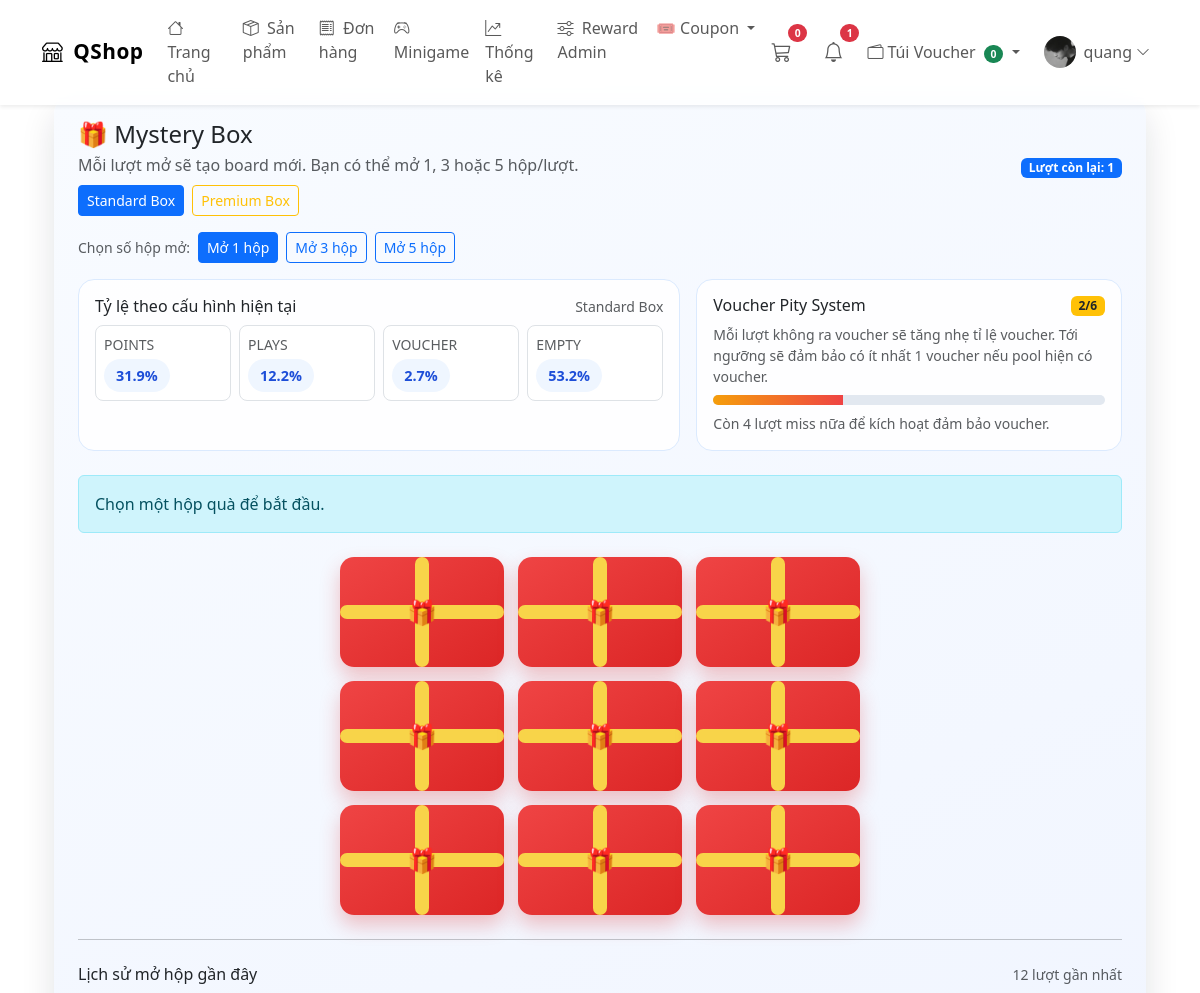
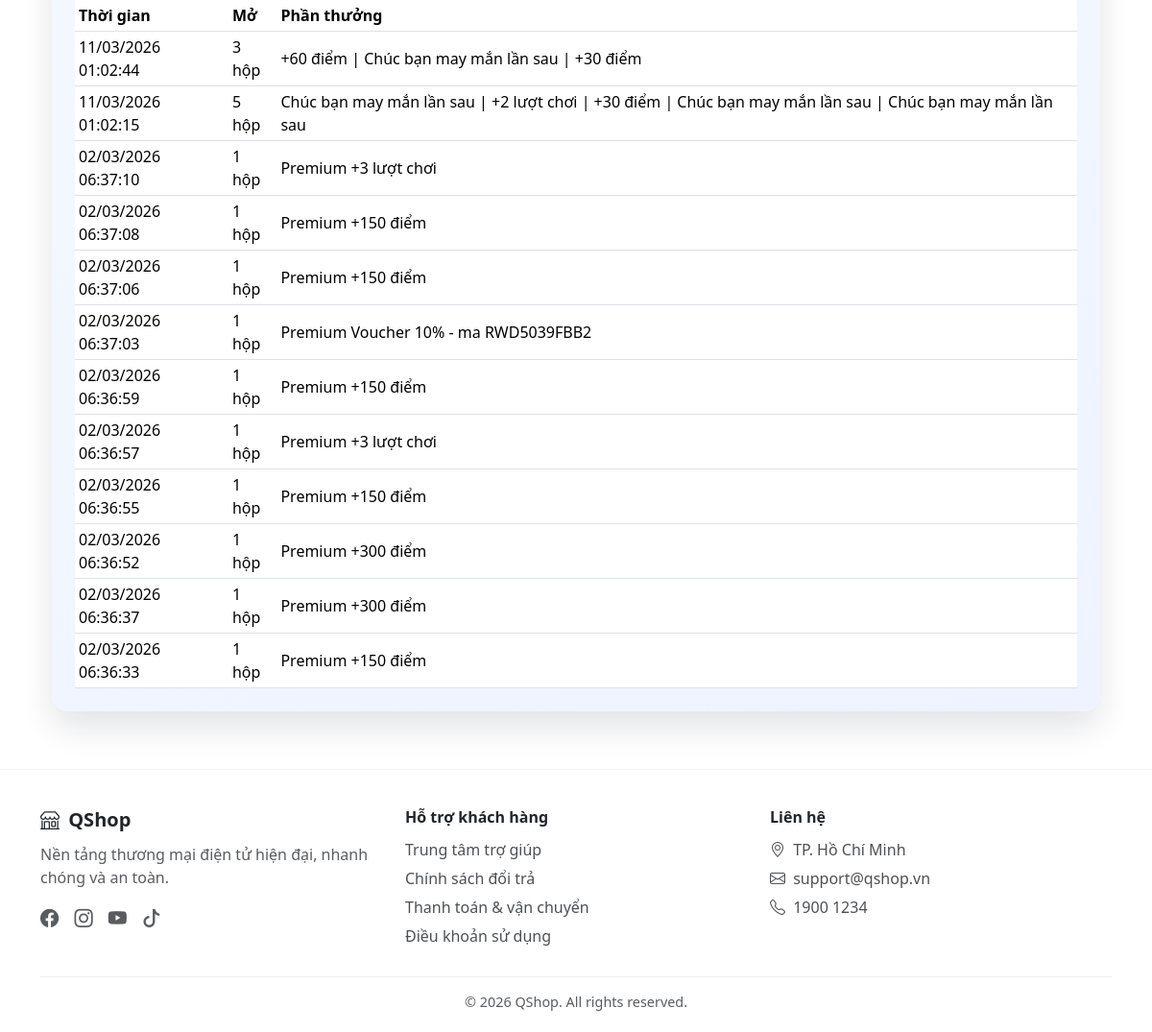
Page /users/minigame/ (signed in) on the committed database (2 pictures, top to bottom).
### users/models.py (models this page shows, shortened)
class Profile(models.Model):
    user = models.OneToOneField(settings.AUTH_USER_MODEL , on_delete=models.CASCADE)
    photo = models.ImageField(upload_to='users/%Y/%m/%d/', blank=True)
    phone = models.CharField(max_length=20, blank=True)
    address = models.TextField(blank=True)
    latitude = models.FloatField(null=True, blank=True)
    longitude = models.FloatField(null=True, blank=True)
    points = models.IntegerField(default=0)
    lifetime_points = models.IntegerField(default=0)
    minigame_plays = models.IntegerField(default=0)
    standard_voucher_pity = models.PositiveSmallIntegerField(default=0)
    premium_voucher_pity = models.PositiveSmallIntegerField(default=0)
    refund_wallet_balance = models.PositiveIntegerField(default=0)
    RANK_NEWBIE = "Newbie"
    RANK_EXPLORER = "Explorer"
    RANK_SHOPPER = "Shopper"
    RANK_REGULAR = "Regular"
    RANK_PREMIUM = "Premium"
    RANK_GOLD = "Gold Buyer"
    RANK_PLATINUM = "Platinum Buyer"
    RANK_DIAMOND = "Diamond Buyer"
    RANK_ELITE = "Elite Buyer"
    RANK_LEGEND = "Legend Buyer"
    RANK_CHOICES = (
        (RANK_NEWBIE, "Newbie"),
        (RANK_EXPLORER, "Explorer"),
        (RANK_SHOPPER, "Shopper"),
        (RANK_REGULAR, "Regular"),
        (RANK_PREMIUM, "Premium"),
        (RANK_GOLD, "Gold Buyer"),
        (RANK_PLATINUM, "Platinum Buyer"),
        (RANK_DIAMOND, "Diamond Buyer"),
        (RANK_ELITE, "Elite Buyer"),
        (RANK_LEGEND, "Legend Buyer"),
    )
    rank = models.CharField(
        max_length=30,
        choices=RANK_CHOICES,
        default=RANK_NEWBIE
    )

class MysteryBoxHistory(models.Model):
    user = models.ForeignKey(
        settings.AUTH_USER_MODEL,
        on_delete=models.CASCADE,
        related_name="mystery_box_histories"
    )
    open_count = models.PositiveSmallIntegerField()
    rewards = models.JSONField(default=list)
    created_at = models.DateTimeField(auto_now_add=True)
    class Meta:
        ordering = ("-created_at",)

### users/views.py (the view)
# urls.py: path('minigame/', views.minigame, name='minigame'),
@login_required
def minigame(request):
    profile_obj = update_user_rank_realtime(request.user)
    can_use_premium_box = profile_obj.rank in PREMIUM_BOX_ALLOWED_RANKS
    selected_box_type = request.GET.get("box", "standard").strip().lower()
    if selected_box_type not in {"standard", "premium"}:
        selected_box_type = "standard"
    if selected_box_type == "premium" and not can_use_premium_box:
        selected_box_type = "standard"
    context = {
        "minigame_plays": profile_obj.minigame_plays,
        "open_options": [1, 3, 5],
        "recent_box_histories": request.user.mystery_box_histories.all()[:12],
        "can_use_premium_box": can_use_premium_box,
        "selected_box_type": selected_box_type,
        "current_rank": profile_obj.rank,
        "reward_odds": _get_box_reward_odds("PREMIUM" if selected_box_type == "premium" else "STANDARD"),
        "pity_status": _get_box_pity_status(profile_obj, selected_box_type),
    }
    return render(request, "users/minigame.html", context)

### users/templates/users/minigame.html (shortened to what this page needs)
{% extends "users/base.html" %}
{% load humanize %}
{% block content %}
<div class="container mt-4 mb-5">
  <div class="game-wrap">
    <div class="d-flex justify-content-between align-items-center flex-wrap gap-2 mb-3">
      <div>
        <h4 class="mb-1">🎁 Mystery Box</h4>
        <div class="text-muted mb-2">
          Mỗi lượt mở sẽ tạo board mới. Bạn có thể mở 1, 3 hoặc 5 hộp/lượt.
        </div>
        <div class="d-flex gap-2 flex-wrap">
          <a
            href="{% url 'users:minigame' %}?box=standard"
            class="btn btn-sm {% if selected_box_type == 'standard' %}btn-primary{% else %}btn-outline-primary{% endif %}"
          >
            Standard Box
          </a>
          {% if can_use_premium_box %}
          <a
            href="{% url 'users:minigame' %}?box=premium"
            class="btn btn-sm {% if selected_box_type == 'premium' %}btn-warning{% else %}btn-outline-warning{% endif %}"
          >
            Premium Box
          </a>
          {% else %}
          <button type="button" class="btn btn-sm btn-outline-secondary" disabled>
            Premium Box (Rank Gold+)
          </button>
          {% endif %}
        </div>
      </div>
      <span class="badge text-bg-primary">
        Lượt còn lại: <span id="play-count">{{ minigame_plays|intcomma }}</span>
      </span>
    </div>
    <div class="d-flex align-items-center gap-2 mb-3 flex-wrap">
      <span class="small text-muted">Chọn số hộp mở:</span>
      {% for n in open_options %}
      <button type="button" class="btn btn-sm btn-outline-primary open-option {% if n == 1 %}active{% endif %}" data-count="{{ n }}">
        Mở {{ n }} hộp
      </button>
      {% endfor %}
    </div>
    <div class="row g-3 mb-4">
      <div class="col-lg-7">
        <div class="odds-card p-3 h-100">
          <div class="d-flex justify-content-between align-items-center mb-2 flex-wrap gap-2">
            <h6 class="mb-0">Tỷ lệ theo cấu hình hiện tại</h6>
            <span class="text-muted small">{{ pity_status.box_label }}</span>
          </div>
          <div class="row g-2">
            {% for item in reward_odds %}
            <div class="col-sm-6 col-xl-3">
              <div class="border rounded-3 p-2 h-100 bg-white">
                <div class="small text-muted mb-1">{{ item.type }}</div>
                <div class="odds-pill">{{ item.percent|floatformat:1 }}%</div>
              </div>
            </div>
            {% endfor %}
          </div>
        </div>
      </div>
      <div class="col-lg-5">
        <div class="pity-card p-3 h-100">
          <div class="d-flex justify-content-between align-items-center mb-2">
            <h6 class="mb-0">Voucher Pity System</h6>
            <span class="badge text-bg-warning text-dark">{{ pity_status.misses }}/{{ pity_status.threshold }}</span>
          </div>
          <div class="small text-muted mb-2">
            Mỗi lượt không ra voucher sẽ tăng nhẹ tỉ lệ voucher. Tới ngưỡng sẽ đảm bảo có ít nhất 1 voucher nếu pool hiện có voucher.
          </div>
          <div class="pity-progress mb-2">
            <span style="width: {{ pity_status.progress_percent }}%;"></span>
          </div>
          <div class="small text-muted">
            {% if pity_status.guaranteed_in == 0 %}
            Lượt này đã tới ngưỡng đảm bảo voucher.
            {% else %}
            Còn {{ pity_status.guaranteed_in }} lượt miss nữa để kích hoạt đảm bảo voucher.
            {% endif %}
          </div>
        </div>
      </div>
    </div>
    <div class="reward-log alert alert-info mb-4" id="reward-log">
      Chọn một hộp quà để bắt đầu.
    </div>
    <div class="box-grid" id="box-grid">
      {% for i in "012345678" %}
      <button type="button" class="gift-box" data-index="{{ forloop.counter0 }}">
        <span>🎁</span>
      </button>
      {% endfor %}
    </div>
    <hr class="my-4" />
    <div class="d-flex justify-content-between align-items-center mb-2">
      <h6 class="mb-0">Lịch sử mở hộp gần đây</h6>
      <span class="text-muted small">12 lượt gần nhất</span>
    </div>
    {% if recent_box_histories %}
    <div class="table-responsive">
      <table class="table table-sm align-middle mb-0">
        <thead>
          <tr>
            <th>Thời gian</th>
            <th>Mở</th>
            <th>Phần thưởng</th>
          </tr>
        </thead>
        <tbody>
          {% for h in recent_box_histories %}
          <tr>
            <td>{{ h.created_at|date:"d/m/Y H:i:s" }}</td>
            <td>{{ h.open_count }} hộp</td>
            <td>
              {% for reward in h.rewards %}
                {{ reward }}{% if not forloop.last %} | {% endif %}
              {% endfor %}
            </td>
          </tr>
          {% endfor %}
        </tbody>
      </table>
    </div>
    {% else %}
    <div class="text-muted">Bạn chưa có lịch sử mở hộp.</div>
    {% endif %}
  </div>
</div>
{% endblock %}

### users/templates/users/base.html (shortened to what this page needs)
<!doctype html>
{% load static %}
<html lang="vi">
  <head>
    <link
      href="https://cdn.jsdelivr.net/npm/bootstrap@5.3.8/dist/css/bootstrap.min.css"
      rel="stylesheet"
    />
    <link
      rel="stylesheet"
      href="https://cdn.jsdelivr.net/npm/bootstrap-icons@1.11.1/font/bootstrap-icons.css"
    />
  </head>
  <body>
    <nav class="navbar navbar-expand-lg fixed-top glass-nav shadow-sm">
      <div class="container">
        <a class="navbar-brand brand-logo" href="{% url 'shops:index' %}">
          <i class="bi bi-shop me-1"></i> QShop
        </a>
        <div class="collapse navbar-collapse" id="navbar">
          <ul class="navbar-nav me-auto">
            <li class="nav-item">
              <a class="nav-link" href="{% url 'shops:index' %}">
                <i class="bi bi-house me-1"></i> Trang chủ
              </a>
            </li>
            <li class="nav-item">
              <a class="nav-link" href="{% url 'shops:product' %}">
                <i class="bi bi-box-seam me-1"></i> Sản phẩm
              </a>
            </li>
            <li class="nav-item">
              <a class="nav-link" href="{% url 'shops:order_history' %}">
                <i class="bi bi-receipt me-1"></i> Đơn hàng
              </a>
            </li>
            <li class="nav-item">
              <a class="nav-link" href="{% url 'users:minigame' %}">
                <i class="bi bi-controller me-1"></i> Minigame
              </a>
            </li>
            {% if request.user.is_authenticated %}
            {% if request.user.is_staff or request.user.is_superuser %}
            <li class="nav-item">
              <a class="nav-link" href="{% url 'shops:shop_stats' %}">
                <i class="bi bi-graph-up-arrow me-1"></i> Thống kê
              </a>
            </li>
            <li class="nav-item">
              <a class="nav-link" href="{% url 'users:reward_admin_console' %}">
                <i class="bi bi-sliders me-1"></i> Reward Admin
              </a>
            </li>
            {% endif %}
            {% endif %}
            {% if user.is_authenticated and perms.shops.view_coupon %}
            <li class="nav-item dropdown">
              <a
                class="nav-link dropdown-toggle"
                href="#"
                role="button"
                data-bs-toggle="dropdown"
              >
                🎟️ Coupon
              </a>
            </li>
            {% endif %}
          </ul>
          <ul class="navbar-nav ms-auto align-items-center">
            <li class="nav-item me-3 position-relative">
              <a class="nav-link" href="{% url 'shops:cart_detail' %}">
                <i class="bi bi-cart3 fs-5"></i>
                <span
                  id="cart-count"
                  class="badge bg-danger rounded-pill cart-badge"
                  >{{ cart_items_count }}</span
                >
              </a>
            </li>
            {% if request.user.is_authenticated %}
            <li class="nav-item dropdown me-2">
              <a
                class="nav-link position-relative"
                href="#"
                role="button"
                data-bs-toggle="dropdown"
                data-notification-dropdown="true"
              >
                <i class="bi bi-bell fs-5"></i>
                {% if navbar_unread_notifications_count %}
                <span class="badge bg-danger rounded-pill cart-badge"
                  >{{ navbar_unread_notifications_count }}</span
                >
                {% endif %}
              </a>
            </li>
            <li class="nav-item dropdown me-2">
              <a
                class="nav-link dropdown-toggle"
                href="#"
                role="button"
                data-bs-toggle="dropdown"
              >
                <i class="bi bi-wallet2 me-1"></i>Túi Voucher
                <span class="badge bg-success rounded-pill mini-badge">{{ navbar_owned_vouchers_count }}</span>
              </a>
            </li>
            <li class="nav-item dropdown">
              <a
                class="nav-link d-flex align-items-center"
                data-bs-toggle="dropdown"
                href="#"
              >
                <img
                  src="{% if request.user.profile.photo %}{{ request.user.profile.photo.url }}{% else %}https://i.pravatar.cc/150?u={{ request.user.id }}{% endif %}"
                  class="rounded-circle me-2"
                  width="32"
                  height="32"
                  style="object-fit: cover"
                />
                {{ request.user.username }}
                <i class="bi bi-chevron-down ms-1 small"></i>
              </a>
            </li>
            {% endif %}
          </ul>
        </div>
      </div>
    </nav>
    <main class="container pt-5 mt-4">
       {% block content %}{% endblock %}
    </main>
    <footer class="site-footer">
      <div class="container">
        <div class="row g-4">
          <div class="col-md-4">
            <h5 class="footer-title"><i class="bi bi-shop me-1"></i> QShop</h5>
            <p class="text-muted">
              Nền tảng thương mại điện tử hiện đại, nhanh chóng và an toàn.
            </p>
            <div class="social-icons mt-2">
              <a href="#"><i class="bi bi-facebook"></i></a>
              <a href="#"><i class="bi bi-instagram"></i></a>
              <a href="#"><i class="bi bi-youtube"></i></a>
              <a href="#"><i class="bi bi-tiktok"></i></a>
            </div>
          </div>
          <div class="col-md-4">
            <h6 class="footer-title">Hỗ trợ khách hàng</h6>
            <a href="#" class="footer-link">Trung tâm trợ giúp</a>
            <a href="#" class="footer-link">Chính sách đổi trả</a>
            <a href="#" class="footer-link">Thanh toán & vận chuyển</a>
            <a href="#" class="footer-link">Điều khoản sử dụng</a>
          </div>
          <div class="col-md-4">
            <h6 class="footer-title">Liên hệ</h6>
            <div class="footer-link">
              <i class="bi bi-geo-alt me-1"></i> TP. Hồ Chí Minh
            </div>
            <div class="footer-link">
              <i class="bi bi-envelope me-1"></i> support@qshop.vn
            </div>
            <div class="footer-link">
              <i class="bi bi-telephone me-1"></i> 1900 1234
            </div>
          </div>
        </div>
        <div class="footer-bottom text-center mt-4">
          © {{ now|default:"2026" }} QShop. All rights reserved.
        </div>
      </div>
    </footer>
  </body>
</html>

### rows in the picture
MysteryBoxHistory: created_at "11/03/2026 01:02:44", open_count "3", rewards "+60 điểm" "Chúc bạn may mắn lần sau" "+30 điểm"
MysteryBoxHistory: created_at "11/03/2026 01:02:15", open_count "5", rewards "Chúc bạn may mắn lần sau" "+2 lượt chơi" "+30 điểm" "Chúc bạn may mắn lần sau" "Chúc bạn may mắn lần sau"
MysteryBoxHistory: created_at "02/03/2026 06:37:10", open_count "1", rewards "Premium +3 lượt chơi"
MysteryBoxHistory: created_at "02/03/2026 06:37:08", open_count "1", rewards "Premium +150 điểm"
MysteryBoxHistory: created_at "02/03/2026 06:37:06", open_count "1", rewards "Premium +150 điểm"
MysteryBoxHistory: created_at "02/03/2026 06:37:03", open_count "1", rewards "Premium Voucher 10% - ma RWD5039FBB2"
MysteryBoxHistory: created_at "02/03/2026 06:36:59", open_count "1", rewards "Premium +150 điểm"
MysteryBoxHistory: created_at "02/03/2026 06:36:57", open_count "1", rewards "Premium +3 lượt chơi"
MysteryBoxHistory: created_at "02/03/2026 06:36:55", open_count "1", rewards "Premium +150 điểm"
MysteryBoxHistory: created_at "02/03/2026 06:36:52", open_count "1", rewards "Premium +300 điểm"
MysteryBoxHistory: created_at "02/03/2026 06:36:37", open_count "1", rewards "Premium +300 điểm"
MysteryBoxHistory: created_at "02/03/2026 06:36:33", open_count "1", rewards "Premium +150 điểm"

### other values in the picture
{{ cart_items_count }} "0"
{{ navbar_unread_notifications_count }} "1"
{{ navbar_owned_vouchers_count }} "0"
{{ request.user.username }} "quang"
{{ minigame_plays|intcomma }} "1"
{{ n }} "1" "3" "5"
{{ pity_status.box_label }} "Standard Box"
{{ item.type }} "POINTS" "PLAYS" "VOUCHER" "EMPTY"
{{ item.percent|floatformat:1 }} "31.9" "12.2" "2.7" "53.2"
{{ pity_status.misses }} "2"
{{ pity_status.threshold }} "6"
{{ pity_status.guaranteed_in }} "4"
